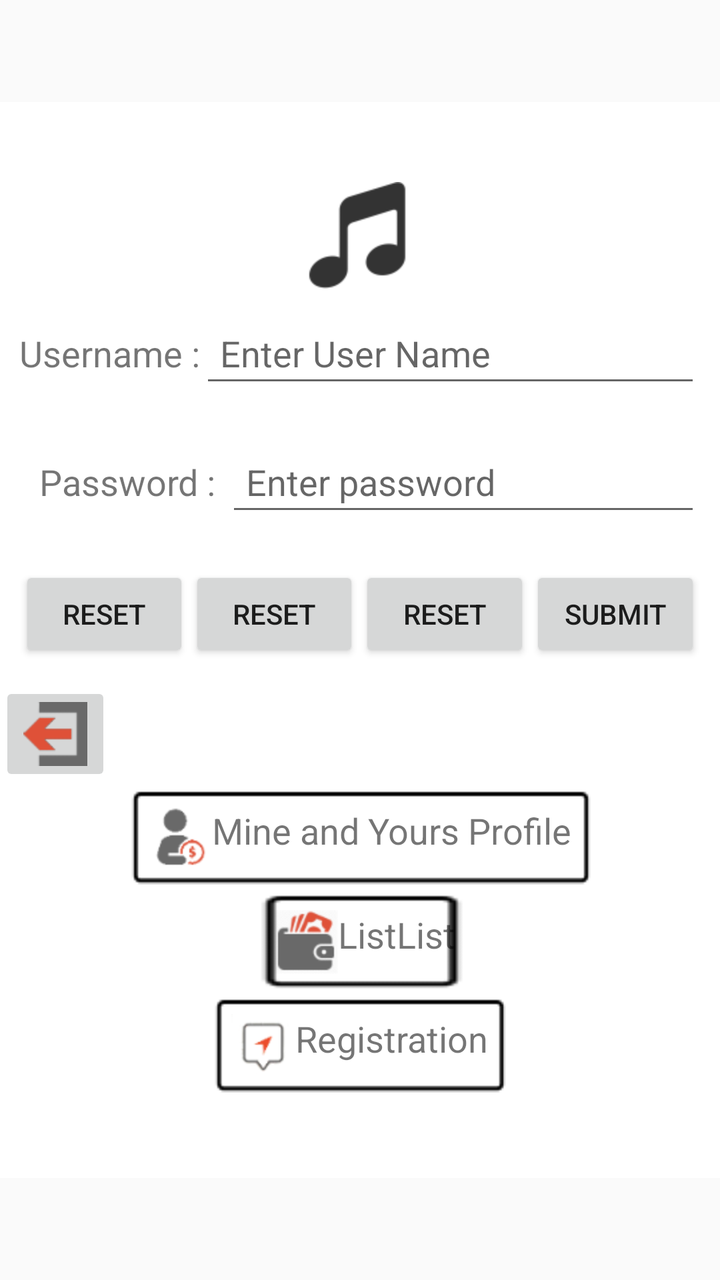
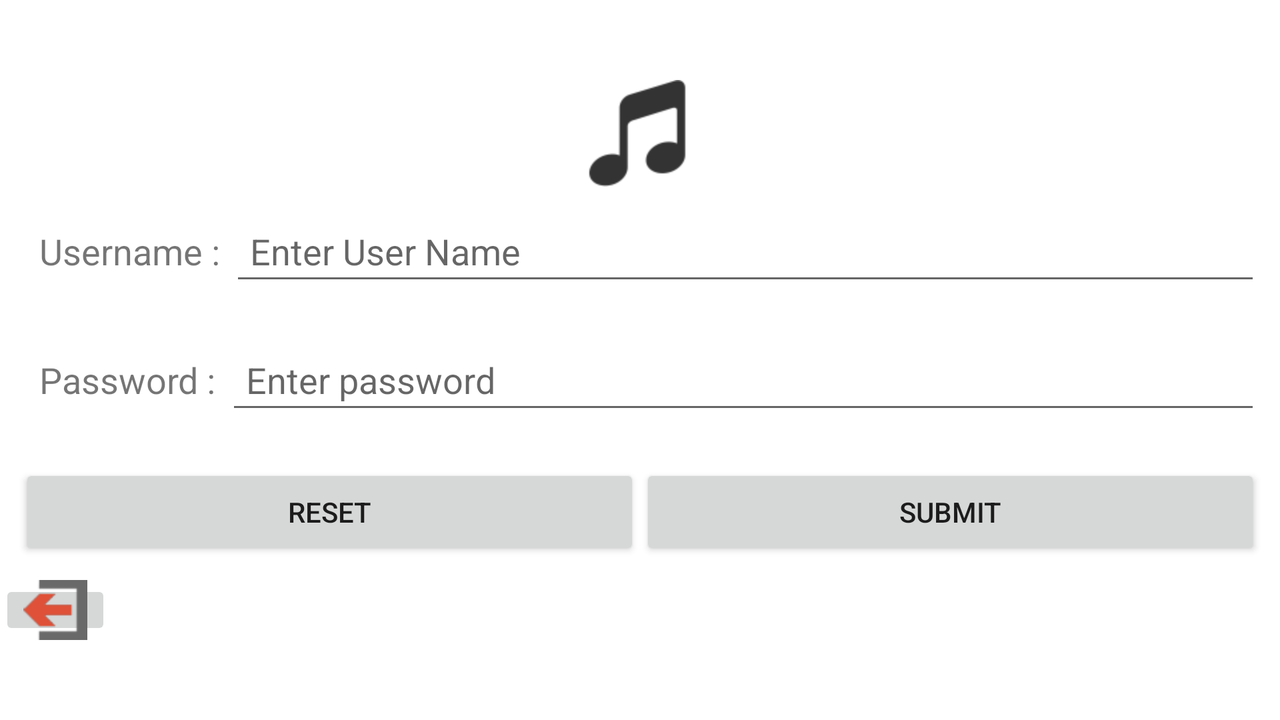

Two renders of one Android screen. The first uses the default layout on a phone; the second uses the alternative layout the repository ships for a different screen configuration, on a matching device. The two XML files are below.
<!-- AndroidManifest.xml: application theme AppTheme -->
<!-- res/layout/activity_main.xml -->
<LinearLayout xmlns:android="http://schemas.android.com/apk/res/android"
    xmlns:tools="http://schemas.android.com/tools"
    android:layout_width="match_parent"
    android:layout_height="match_parent"
    android:gravity="center"
    android:orientation="vertical"
    android:paddingBottom="@dimen/activity_vertical_margin"
    android:paddingLeft="@dimen/activity_horizontal_margin"
    android:paddingRight="@dimen/activity_horizontal_margin"
    android:paddingTop="@dimen/activity_vertical_margin">

    <LinearLayout
        android:layout_width="match_parent"
        android:layout_height="wrap_content"
        android:background="#FFF"
        android:orientation="vertical"
        android:paddingBottom="40dp"
        android:paddingTop="40dp"
        android:weightSum="1">

        <ImageView
            android:id="@+id/imageView"
            android:layout_width="wrap_content"
            android:layout_height="wrap_content"
            android:layout_gravity="center"
            android:src="@mipmap/music" />

        <LinearLayout
            android:layout_width="match_parent"
            android:layout_height="wrap_content"
            android:layout_margin="10dp"
            android:background="#FFF"
            android:orientation="horizontal">

            <TextView
                android:text="@string/username"
                android:layout_width="wrap_content"
                android:layout_height="wrap_content"
                android:textSize="18sp" />

            <EditText
                android:id="@+id/edt_username"
                android:layout_width="match_parent"
                android:layout_height="wrap_content"
                android:hint="Enter User Name"
                android:paddingBottom="10dp"
                android:paddingLeft="10dp"
                android:paddingRight="5dp"
                android:paddingTop="10dp" />
        </LinearLayout>

        <LinearLayout
            android:layout_width="match_parent"
            android:layout_height="wrap_content"
            android:layout_margin="10dp"
            android:background="#FFF"
            android:orientation="horizontal">

            <TextView
                android:layout_width="wrap_content"
                android:layout_height="wrap_content"
                android:paddingBottom="10dp"
                android:paddingLeft="10dp"
                android:paddingRight="5dp"
                android:paddingTop="10dp"
                android:text="@string/password"
                android:textSize="18sp" />

            <EditText
                android:id="@+id/edt_password"
                android:layout_width="match_parent"
                android:layout_height="wrap_content"
                android:hint="Enter password"
                android:inputType="textPassword"
                android:paddingBottom="10dp"
                android:paddingLeft="10dp"
                android:paddingRight="5dp"
                android:paddingTop="10dp" />
        </LinearLayout>

        <LinearLayout
            android:layout_width="match_parent"
            android:layout_height="wrap_content"
            android:layout_margin="10dp"
            android:background="#FFF"
            android:orientation="horizontal">

            <Button
                android:id="@+id/btn_reseqt"
                android:layout_width="0dp"
                android:layout_height="wrap_content"
                android:layout_gravity="center_horizontal"
                android:layout_weight="2"
                android:text="@string/reset" />

            <Button
                android:id="@+id/btn_reqset"
                android:layout_width="0dp"
                android:layout_height="wrap_content"
                android:layout_gravity="center_horizontal"
                android:layout_weight="2"
                android:text="@string/reset" />

            <Button
                android:id="@+id/btn_rqeset"
                android:layout_width="0dp"
                android:layout_height="wrap_content"
                android:layout_gravity="center_horizontal"
                android:layout_weight="2"
                android:text="@string/reset" />

            <Button
                android:id="@+id/btn_submit"
                android:layout_width="0dp"
                android:layout_height="wrap_content"
                android:layout_gravity="center_horizontal"
                android:layout_weight="2"
                android:text="@string/submit" />

        </LinearLayout>

        <ImageButton
            android:id="@+id/imageButton"
            android:layout_width="wrap_content"
            android:layout_height="match_parent"
            android:onClick="imageClick"
            android:src="@mipmap/exit" />

        <TextView
            android:layout_width="wrap_content"
            android:layout_height="wrap_content"
            android:layout_gravity="center"
            android:background="@drawable/backgroung"
            android:drawableLeft="@mipmap/rewards"
            android:paddingBottom="10dp"
            android:paddingLeft="10dp"
            android:paddingRight="10dp"
            android:paddingTop="10dp"
            android:text="Mine and Yours Profile"
            android:textSize="18sp" />

        <TextView
            android:id="@+id/txt_list"
            android:layout_width="wrap_content"
            android:layout_height="wrap_content"
            android:layout_gravity="center"
            android:drawableLeft="@mipmap/wallets"
            android:paddingBottom="10dp"
            android:paddingLeft="10dp"
            android:background="@drawable/backg"
            android:paddingRight="5dp"
            android:paddingTop="10dp"
            android:text="ListList"
            android:textSize="18sp" />

        <TextView
            android:id="@+id/txt_registration"
            android:layout_width="wrap_content"
            android:layout_height="wrap_content"
            android:layout_gravity="center"
            android:drawableLeft="@mipmap/save"
            android:paddingBottom="10dp"
            android:paddingLeft="10dp"
            android:background="@drawable/backgr"
            android:paddingRight="10dp"
            android:paddingTop="10dp"
            android:text="Registration"
            android:textSize="18sp" />

    </LinearLayout>
</LinearLayout>
<!-- resources referenced by this layout -->
<resources>
  <!-- drawable backg: png bitmap (drawable, 505 bytes) -->
  <!-- drawable backgr: png bitmap (drawable, 326 bytes) -->
  <!-- drawable backgroung: png bitmap (drawable, 322 bytes) -->
  <!-- mipmap exit: png bitmap (mipmap-hdpi, 696 bytes) -->
  <!-- mipmap music: png bitmap (mipmap-hdpi, 1526 bytes) -->
  <!-- mipmap rewards: png bitmap (mipmap-hdpi, 1857 bytes) -->
  <!-- mipmap save: png bitmap (mipmap-hdpi, 2028 bytes) -->
  <!-- mipmap wallets: png bitmap (mipmap-hdpi, 2093 bytes) -->
  <string name="password">Password :</string>
  <string name="reset">Reset</string>
  <string name="submit">Submit</string>
  <string name="username">Username :</string>
  <style name="AppTheme" parent="Theme.AppCompat.Light.DarkActionBar">
          
      </style>
</resources>
<!-- res/layout-land/activity_main.xml (the author's variant of the layout above) -->
<!-- drawn on the phone turned sideways -->
<LinearLayout xmlns:android="http://schemas.android.com/apk/res/android"
    xmlns:tools="http://schemas.android.com/tools"
    android:layout_width="match_parent"
    android:layout_height="match_parent"
    android:gravity="center"
    android:orientation="vertical"
    android:paddingBottom="@dimen/activity_vertical_margin"
    android:paddingLeft="@dimen/activity_horizontal_margin"
    android:paddingRight="@dimen/activity_horizontal_margin"
    android:paddingTop="@dimen/activity_vertical_margin">

    <LinearLayout
        android:layout_width="match_parent"
        android:layout_height="wrap_content"
        android:background="#FFF"
        android:orientation="vertical"
        android:paddingBottom="40dp"
        android:paddingTop="40dp"
        android:weightSum="1">

        <ImageView
            android:id="@+id/imageView"
            android:layout_width="wrap_content"
            android:layout_height="wrap_content"
            android:layout_gravity="center"
            android:src="@mipmap/music" />

        <LinearLayout
            android:layout_width="match_parent"
            android:layout_height="wrap_content"
            android:layout_margin="10dp"
            android:background="#FFF"
            android:orientation="horizontal">

            <TextView
                android:layout_width="wrap_content"
                android:layout_height="wrap_content"
                android:paddingBottom="10dp"
                android:paddingLeft="10dp"
                android:paddingRight="5dp"
                android:paddingTop="10dp"
                android:text="@string/username"
                android:textSize="18sp" />

            <EditText
                android:id="@+id/edt_username"
                android:layout_width="match_parent"
                android:layout_height="wrap_content"
                android:hint="Enter User Name"
                android:paddingBottom="10dp"
                android:paddingLeft="10dp"
                android:paddingRight="5dp"
                android:paddingTop="10dp" />
        </LinearLayout>

        <LinearLayout
            android:layout_width="match_parent"
            android:layout_height="wrap_content"
            android:layout_margin="10dp"
            android:background="#FFF"
            android:orientation="horizontal">

            <TextView
                android:layout_width="wrap_content"
                android:layout_height="wrap_content"
                android:paddingBottom="10dp"
                android:paddingLeft="10dp"
                android:paddingRight="5dp"
                android:paddingTop="10dp"
                android:text="@string/password"
                android:textSize="18sp" />

            <EditText
                android:id="@+id/edt_password"
                android:layout_width="match_parent"
                android:layout_height="wrap_content"
                android:hint="Enter password"
                android:inputType="textPassword"
                android:paddingBottom="10dp"
                android:paddingLeft="10dp"
                android:paddingRight="5dp"
                android:paddingTop="10dp" />
        </LinearLayout>

        <LinearLayout
            android:layout_width="match_parent"
            android:layout_height="wrap_content"
            android:layout_margin="10dp"
            android:background="#FFF"
            android:orientation="horizontal">

            <Button
                android:id="@+id/btn_reset"
                android:layout_width="match_parent"
                android:layout_height="wrap_content"
                android:layout_gravity="center_horizontal"
                android:layout_weight="1"
                android:text="@string/reset" />

            <Button
                android:id="@+id/btn_submit"
                android:layout_width="match_parent"
                android:layout_height="wrap_content"
                android:layout_gravity="center_horizontal"
                android:layout_weight="1"
                android:text="@string/submit" />

        </LinearLayout>

        <ImageButton
            android:id="@+id/imageButton"
            android:layout_width="wrap_content"
            android:layout_height="match_parent"
            android:onClick="imageClick"
            android:src="@mipmap/exit" />

        <TextView
            android:layout_width="wrap_content"
            android:layout_height="wrap_content"
            android:layout_gravity="center"
            android:drawableLeft="@mipmap/rewards"
            android:paddingBottom="10dp"
            android:paddingLeft="10dp"
            android:paddingRight="5dp"
            android:paddingTop="10dp"
            android:text="Profile"
            android:textSize="18sp" />

        <TextView
            android:id="@+id/txt_list"
            android:layout_width="wrap_content"
            android:layout_height="wrap_content"
            android:layout_gravity="center"
            android:drawableLeft="@mipmap/wallets"
            android:paddingBottom="10dp"
            android:paddingLeft="10dp"
            android:paddingRight="5dp"
            android:paddingTop="10dp"
            android:text="List"
            android:textSize="18sp" />

        <TextView
            android:id="@+id/txt_registration"
            android:layout_width="wrap_content"
            android:layout_height="wrap_content"
            android:layout_gravity="center"
            android:drawableLeft="@mipmap/save"
            android:paddingBottom="10dp"
            android:paddingLeft="10dp"
            android:paddingRight="5dp"
            android:paddingTop="10dp"
            android:text="Registration"
            android:textSize="18sp" />

    </LinearLayout>
</LinearLayout>
<!-- resources referenced by the variant -->
<!-- as the phone turned sideways resolves them -->
<resources>
  <!-- mipmap exit: png bitmap (mipmap-hdpi, 696 bytes) -->
  <!-- mipmap music: png bitmap (mipmap-hdpi, 1526 bytes) -->
  <!-- mipmap rewards: png bitmap (mipmap-hdpi, 1857 bytes) -->
  <!-- mipmap save: png bitmap (mipmap-hdpi, 2028 bytes) -->
  <!-- mipmap wallets: png bitmap (mipmap-hdpi, 2093 bytes) -->
  <string name="password">Password :</string>
  <string name="reset">Reset</string>
  <string name="submit">Submit</string>
  <string name="username">Username :</string>
  <style name="AppTheme" parent="Theme.AppCompat.Light.DarkActionBar">
          
      </style>
</resources>
